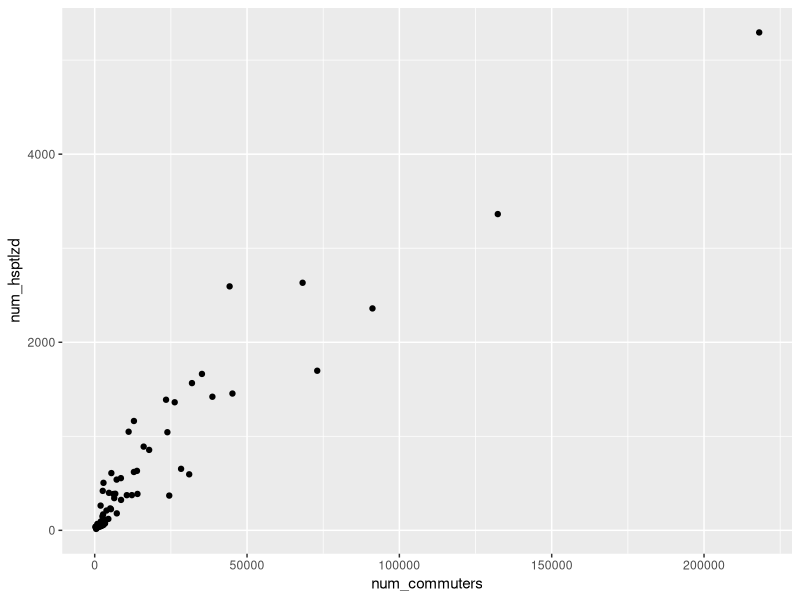

Write the R code that produced this figure.
## ---- chunk 1
# install libraries
library(tidyverse)
## ---- chunk 2
tot_pop_df <- read_csv("5Y2016_S0101.csv", n_max = 1)
head(tot_pop_df)
## ---- chunk 3
tot_pop_edited <- tot_pop_df %>%
  rename(
    "Miami-Dade" = "Miami-Dade County, Florida!!Total!!Estimate",
    "Broward" = "Broward County, Florida!!Total!!Estimate",
    "Palm Beach" = "Palm Beach County, Florida!!Total!!Estimate",
    "Monroe" = "Monroe County, Florida!!Total!!Estimate"
  )
tot_pop_edited
## ---- chunk 4
tgt_counties <- c("Miami-Dade", "Broward", "Palm Beach", "Monroe")
tot_pop_tgts <- tot_pop_edited %>% select(tgt_counties)
head(tot_pop_tgts)
## ---- chunk 5
commute_time <- read_csv("commuteTime45_2012_16.csv")
commute_time
## ---- chunk 6
#
filter_tgt_counties <- function(df) {
  return(df %>% filter(
    County %in% tgt_counties
  ))
}
## ---- chunk 7
#
commute_time_tgts <- filter_tgt_counties(commute_time)
commute_time_tgts
## ---- chunk 8
tot_pop_tgts <- tot_pop_tgts[, order(names(tot_pop_tgts))]
tot_pop_tgts
## ---- chunk 9
# Function to Calculate percent values
calc_percent <- function(df) {
  return(t(t(df[, "Value"]) / as.vector(unlist(tot_pop_tgts[1, ]))))
}
## ---- chunk 10
# 
perc_commuters <- calc_percent(commute_time_tgts)
perc_commuters
## ---- chunk 11
# Sanity Check
132304 / 1863780
## ---- chunk 12
commRate <- data.frame(County = tgt_counties, Rate = perc_commuters)
commRate
## ---- chunk 13
heart_attack <- read_csv("heartAttackER_2012_16.csv")
heart_attack
## ---- chunk 14
heart_attack_tgts <- filter_tgt_counties(heart_attack)
heart_attack_tgts
## ---- chunk 15
heart_attack_tgts_mean <- heart_attack_tgts %>%
  group_by(County) %>%
  summarise(mean(Value))

heart_attack_tgts_mean
## ---- chunk 16
#
heart_attack_tgts_mean <- heart_attack_tgts_mean %>%
  rename(
    "Value" = "mean(Value)"
  )
names(heart_attack_tgts_mean)
## ---- chunk 17
perc_heart_attacks <- calc_percent(heart_attack_tgts_mean)
perc_heart_attacks
## ---- chunk 18
hospRate <- data.frame(County = tgt_counties, Rate = perc_heart_attacks)
hospRate
## ---- chunk 19
rate_data = data.frame(County = hospRate[,1], hospRate = hospRate[,2], commRate = commRate[,2])
rate_data
## ---- chunk 20
# 3.1 Get mean value hospRate for all FL counties 
all_heart_attack_mean_5yr <- heart_attack %>%
  group_by(County) %>%
  summarise(mean(Value))

all_heart_attack_mean_5yr <- all_heart_attack_mean_5yr %>%
  rename(
    "Value" = "mean(Value)"
  )
all_heart_attack_mean_5yr
## ---- chunk 21
all_commRate_hospRate <- merge(all_heart_attack_mean_5yr, commute_time, by="County")

all_commRate_hospRate <- all_commRate_hospRate %>%
  rename(
    "num_hsptlzd" = "Value.x",
    "num_commuters" = "Value.y"
  )

all_commRate_hospRate
## ---- chunk 22
ggplot(all_commRate_hospRate, aes(x = num_commuters, y = num_hsptlzd)) +
  geom_point() 
  # theme(legend.position = "bottom")
## ---- chunk 23
# Number of People Who Commute 45+ Minutes vs. Hospitalization from Heart Attack
## ---- chunk 24
# 4.1 
# Calculate the ratio of heart attack hospitalizations by number of people who commute 45+ minutes for all Florida counties
hospRate_by_commRate = all_commRate_hospRate %>% group_by(County) %>% summarise(num_hsptlzd/num_commuters)
hospRate_by_commRate
## ---- chunk 25
# Sanity check

